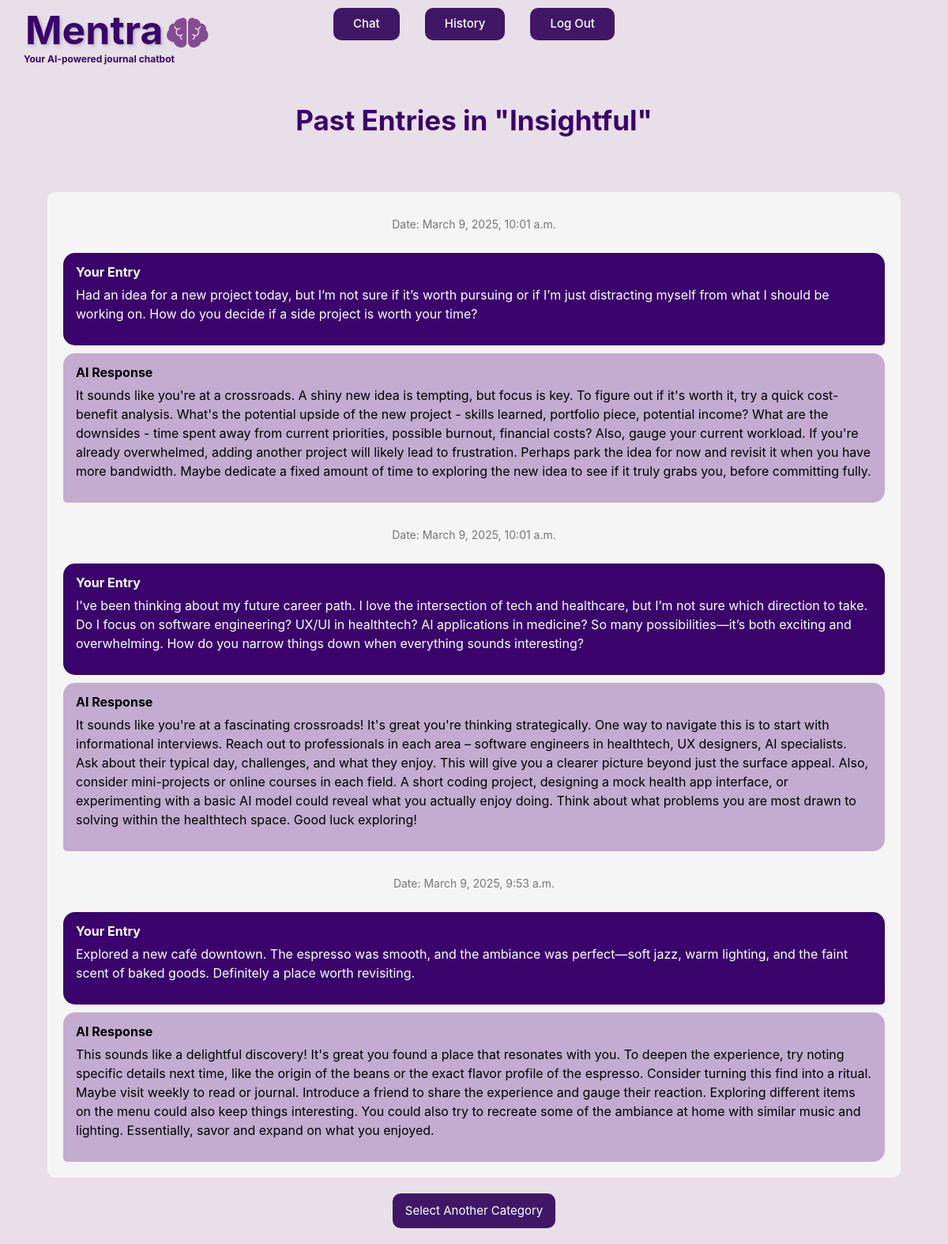
The page /past_entries/2/ (signed in) on the database its author committed.
### application/models.py (models this page shows, shortened)
class Category(models.Model):
    category_name = models.CharField(max_length=30, default="")
    category_description = models.CharField(max_length=1000, default="")
    icon_url = models.CharField(max_length=1000, default="")
    mascot_url = models.CharField(max_length=1000, default="")

class JournalLog(models.Model):
    input = models.CharField(max_length=1000)
    output = models.CharField(max_length=3000)
    category = models.ForeignKey(Category, on_delete=models.CASCADE, blank=True, null=True, related_name="log_category")
    date_time = models.DateTimeField()
    owner = models.ForeignKey(User, on_delete=models.CASCADE, blank=True, null=True, related_name="log_user")

### application/views.py (the view)
# urls.py: path("past_entries/<int:category_id>/", views.past_entries, name="past_entries"),
def past_entries(request, category_id):
    category_data = get_object_or_404(Category, id=category_id)
    sorted_journal_entries = JournalLog.objects.filter(category=category_data).order_by('-date_time')
    return render(request, "application/history-render.html", {
        "category": category_data,
        "journal_entries": sorted_journal_entries
    })

### application/templates/application/history-render.html
{% extends "application/layout.html" %}
{% block body %}
    <div>
        <h3 class="history-title text-center">Past Entries in "{{ category.category_name }}"</h3>
        <div class="journal-entry-container">
            {% for entry in journal_entries %}
            <div class="journal-entry">
                <p class="journal-date">Date: {{ entry.date_time }}</p>
                <div class="journal-entry-section-input">
                    <p class="journal-entry-title">Your Entry</p>
                    <p class="journal-entry-text">{{ entry.input }}</p>
                </div>
                <div class="journal-entry-section-output">
                    <p class="journal-entry-title">AI Response</p>
                    <p class="journal-entry-text">{{ entry.output }}</p>
                </div>
            </div>
            {% empty %}
                <p class="text-center">No entries found in this category.</p>
            {% endfor %}
        </div>
        <div class="text-center mt-3">
            <a class="btn btn-purple" href="{% url 'history_render_category' %}">Select Another Category</a>
        </div>
    </div>
{% endblock %}

### application/static/application/styles.css (style rules this page uses)
html, body { min-height: 100vh; margin: 0; padding: 0; overflow: auto; background-color: #e9dfe9; }
:root { --primary-color: rgb(57, 3, 107); --secondary-color: rgb(128, 71, 182); }
.btn-purple { background-color: rgb(64, 23, 102) !important; color: #ffffff !important; font-size: 15px !important; padding-block: 10px; padding-left: 15px; padding-right: 15px; border-radius: 10px; margin-bottom: 20px; }
.history-title { font-size: 35px; color: rgb(57, 3, 107); font-weight: 700; margin-top: 50px; padding-bottom: 50px; }
.journal-entry-container { display: flex; flex-direction: column; gap: 20px; width: 90vw; margin: 20px auto; padding: 20px; background-color: #f5f5f5; border-radius: 10px; overflow-y: auto; }
.journal-entry { display: flex; flex-direction: column; gap: 10px; }
.journal-entry-section-input { align-self: flex-end; max-width: 75%; background-color: var(--primary-color); color: white; padding: 12px 16px; border-radius: 15px; border-bottom-right-radius: 5px; word-wrap: break-word; }
.journal-entry-section-output { align-self: flex-start; max-width: 75%; background-color: #c3acd0; color: black; padding: 12px 16px; border-radius: 15px; border-bottom-left-radius: 5px; word-wrap: break-word; }
.journal-date { text-align: center; font-size: 14px; color: #777; margin-top: 10px; }
.journal-entry-title { font-weight: bold; margin-bottom: 5px; }
.journal-entry-section-input { align-self: flex-end; max-width: 100%; background-color: var(--primary-color); color: white; padding: 12px 16px; border-radius: 15px; border-bottom-right-radius: 5px; word-wrap: break-word; }
.journal-entry-section-output { align-self: flex-start; max-width: 100%; background-color: #c3acd0; color: black; padding: 12px 16px; border-radius: 15px; border-bottom-left-radius: 5px; word-wrap: break-word; }

### rows shown on the page
Category: category_name "Insightful"
JournalLog: date_time "March 9, 2025, 10:01 a.m.", input "Had an idea for a new project today, but I’m not sure if it’s worth pursuing or if I’m just distracting myself from what I should be working on. How do you decide if a side project is worth your time?", output "It sounds like you're at a crossroads. A shiny new idea is tempting, but focus is key. To figure out if it's worth it, try a quick cost-benefit analysis. What's the potential upside of the new project - skills learned, portfolio piece, potential income? What are the downsides - time spent away from current priorities, possible burnout, financial costs? Also, gauge your current workload. If you're already overwhelmed, adding another project will likely lead to frustration. Perhaps park the idea for now and revisit it when you have more bandwidth. Maybe dedicate a fixed amount of time to exploring the new idea to see if it truly grabs you, before committing fully."
JournalLog: date_time "March 9, 2025, 10:01 a.m.", input "I’ve been thinking about my future career path. I love the intersection of tech and healthcare, but I’m not sure which direction to take. Do I focus on software engineering? UX/UI in healthtech? AI applications in medicine? So many possibilities—it’s both exciting and overwhelming. How do you narrow things down when everything sounds interesting?", output "It sounds like you're at a fascinating crossroads! It's great you're thinking strategically. One way to navigate this is to start with informational interviews. Reach out to professionals in each area – software engineers in healthtech, UX designers, AI specialists. Ask about their typical day, challenges, and what they enjoy. This will give you a clearer picture beyond just the surface appeal. Also, consider mini-projects or online courses in each field. A short coding project, designing a mock health app interface, or experimenting with a basic AI model could reveal what you actually enjoy doing. Think about what problems you are most drawn to solving within the healthtech space. Good…"
JournalLog: date_time "March 9, 2025, 9:53 a.m.", input "Explored a new café downtown. The espresso was smooth, and the ambiance was perfect—soft jazz, warm lighting, and the faint scent of baked goods. Definitely a place worth revisiting.", output "This sounds like a delightful discovery! It's great you found a place that resonates with you. To deepen the experience, try noting specific details next time, like the origin of the beans or the exact flavor profile of the espresso. Consider turning this find into a ritual. Maybe visit weekly to read or journal. Introduce a friend to share the experience and gauge their reaction. Exploring different items on the menu could also keep things interesting. You could also try to recreate some of the ambiance at home with similar music and lighting. Essentially, savor and expand on what you enjoyed."
